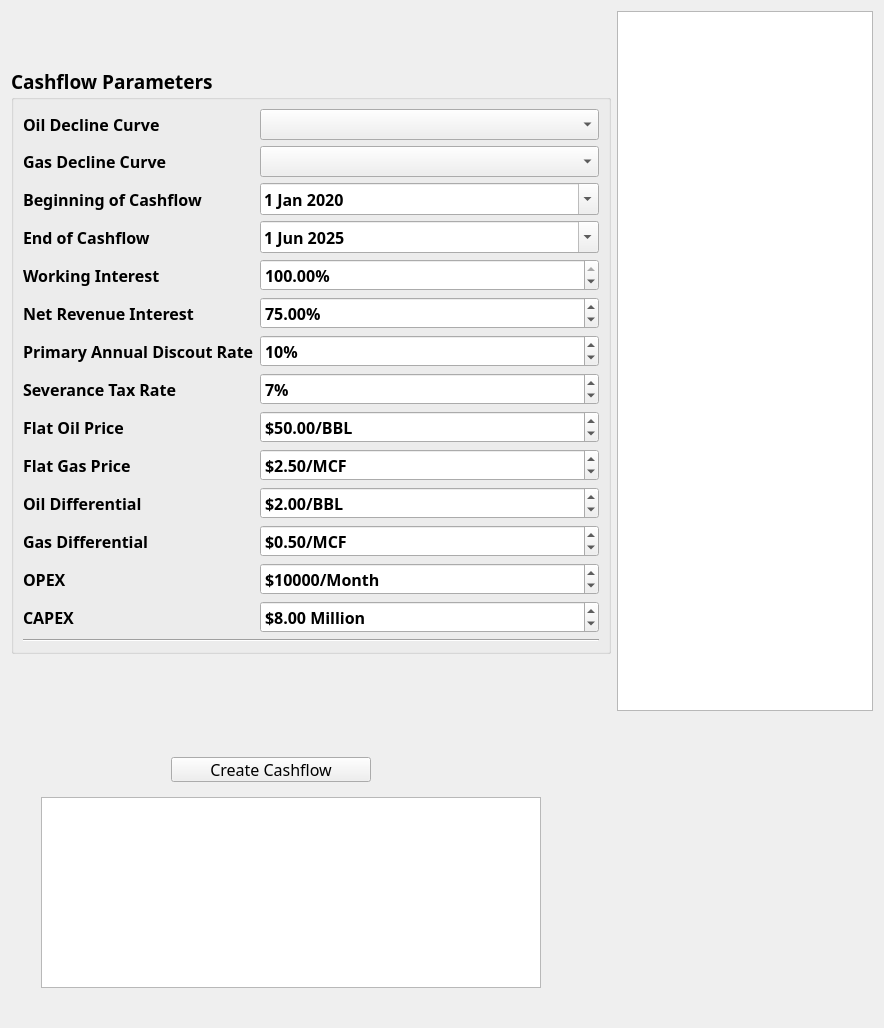
      <widget class="QWidget" name="tabCashflow">
       <property name="font">
        <font>
         <family>Cascadia Code</family>
         <pointsize>10</pointsize>
        </font>
       </property>
       <attribute name="icon">
        <iconset>
         <normaloff>../../resources/4288564 - banking business cash income money.png</normaloff>../../resources/4288564 - banking business cash income money.png</iconset>
       </attribute>
       <attribute name="title">
        <string>Cashflow</string>
       </attribute>
       <layout class="QGridLayout" name="gridLayout_3">
        <item row="0" column="0">
         <widget class="QGroupBox" name="groupBoxCashflowSetup">
          <property name="sizePolicy">
           <sizepolicy hsizetype="Fixed" vsizetype="Fixed">
            <horstretch>0</horstretch>
            <verstretch>0</verstretch>
           </sizepolicy>
          </property>
          <property name="minimumSize">
           <size>
            <width>600</width>
            <height>400</height>
           </size>
          </property>
          <property name="maximumSize">
           <size>
            <width>400</width>
            <height>16777215</height>
           </size>
          </property>
          <property name="font">
           <font>
            <family>Cascadia Code SemiBold</family>
            <pointsize>14</pointsize>
            <weight>75</weight>
            <bold>true</bold>
           </font>
          </property>
          <property name="title">
           <string>Cashflow Parameters</string>
          </property>
          <layout class="QFormLayout" name="formLayout">
           <item row="0" column="0">
            <widget class="QLabel" name="label_11">
             <property name="font">
              <font>
               <family>Cascadia Code SemiBold</family>
               <pointsize>12</pointsize>
               <weight>75</weight>
               <bold>true</bold>
              </font>
             </property>
             <property name="text">
              <string>Oil Decline Curve</string>
             </property>
            </widget>
           </item>
           <item row="0" column="1">
            <widget class="QComboBox" name="comboBoxOilDeclineCurve">
             <property name="sizePolicy">
              <sizepolicy hsizetype="Preferred" vsizetype="Fixed">
               <horstretch>0</horstretch>
               <verstretch>0</verstretch>
              </sizepolicy>
             </property>
             <property name="font">
              <font>
               <family>Cascadia Code</family>
               <pointsize>12</pointsize>
              </font>
             </property>
            </widget>
           </item>
           <item row="1" column="0">
            <widget class="QLabel" name="label_12">
             <property name="font">
              <font>
               <family>Cascadia Code SemiBold</family>
               <pointsize>12</pointsize>
               <weight>75</weight>
               <bold>true</bold>
              </font>
             </property>
             <property name="text">
              <string>Gas Decline Curve</string>
             </property>
            </widget>
           </item>
           <item row="1" column="1">
            <widget class="QComboBox" name="comboBoxGasDeclineCurve">
             <property name="sizePolicy">
              <sizepolicy hsizetype="Preferred" vsizetype="Fixed">
               <horstretch>0</horstretch>
               <verstretch>0</verstretch>
              </sizepolicy>
             </property>
             <property name="font">
              <font>
               <family>Cascadia Code</family>
               <pointsize>12</pointsize>
              </font>
             </property>
            </widget>
           </item>
           <item row="2" column="0">
            <widget class="QLabel" name="label_13">
             <property name="font">
              <font>
               <family>Cascadia Code SemiBold</family>
               <pointsize>12</pointsize>
               <weight>75</weight>
               <bold>true</bold>
              </font>
             </property>
             <property name="text">
              <string>Beginning of Cashflow</string>
             </property>
            </widget>
           </item>
           <item row="2" column="1">
            <widget class="QDateEdit" name="dateEditCashflowStart">
             <property name="font">
              <font>
               <family>Cascadia Code</family>
               <pointsize>12</pointsize>
              </font>
             </property>
             <property name="toolTip">
              <string>&lt;html&gt;&lt;head/&gt;&lt;body&gt;&lt;p&gt;Automatically set as first date in production data&lt;/p&gt;&lt;/body&gt;&lt;/html&gt;</string>
             </property>
             <property name="calendarPopup">
              <bool>true</bool>
             </property>
             <property name="date">
              <date>
               <year>2020</year>
               <month>1</month>
               <day>1</day>
              </date>
             </property>
            </widget>
           </item>
           <item row="4" column="0">
            <widget class="QLabel" name="label_14">
             <property name="font">
              <font>
               <family>Cascadia Code SemiBold</family>
               <pointsize>12</pointsize>
               <weight>75</weight>
               <bold>true</bold>
              </font>
             </property>
             <property name="text">
              <string>Working Interest</string>
             </property>
            </widget>
           </item>
           <item row="4" column="1">
            <widget class="QDoubleSpinBox" name="doubleSpinBoxWorkingInterest">
             <property name="font">
              <font>
               <family>Cascadia Code</family>
               <pointsize>12</pointsize>
              </font>
             </property>
             <property name="suffix">
              <string>%</string>
             </property>
             <property name="maximum">
              <double>100.000000000000000</double>
             </property>
             <property name="value">
              <double>100.000000000000000</double>
             </property>
            </widget>
           </item>
           <item row="5" column="0">
            <widget class="QLabel" name="label_15">
             <property name="font">
              <font>
               <family>Cascadia Code SemiBold</family>
               <pointsize>12</pointsize>
               <weight>75</weight>
               <bold>true</bold>
              </font>
             </property>
             <property name="text">
              <string>Net Revenue Interest</string>
             </property>
            </widget>
           </item>
           <item row="5" column="1">
            <widget class="QDoubleSpinBox" name="doubleSpinBoxNetRevenueInterest">
             <property name="font">
              <font>
               <family>Cascadia Code</family>
               <pointsize>12</pointsize>
              </font>
             </property>
             <property name="suffix">
              <string>%</string>
             </property>
             <property name="maximum">
              <double>100.000000000000000</double>
             </property>
             <property name="value">
              <double>75.000000000000000</double>
             </property>
            </widget>
           </item>
           <item row="6" column="0">
            <widget class="QLabel" name="label_16">
             <property name="font">
              <font>
               <family>Cascadia Code SemiBold</family>
               <pointsize>12</pointsize>
               <weight>75</weight>
               <bold>true</bold>
              </font>
             </property>
             <property name="text">
              <string>Primary Annual Discout Rate</string>
             </property>
            </widget>
           </item>
           <item row="6" column="1">
            <widget class="QSpinBox" name="spinBoxDiscountRate">
             <property name="font">
              <font>
               <family>Cascadia Code</family>
               <pointsize>12</pointsize>
              </font>
             </property>
             <property name="suffix">
              <string>%</string>
             </property>
             <property name="value">
              <number>10</number>
             </property>
            </widget>
           </item>
           <item row="7" column="0">
            <widget class="QLabel" name="label_17">
             <property name="font">
              <font>
               <family>Cascadia Code SemiBold</family>
               <pointsize>12</pointsize>
               <weight>75</weight>
               <bold>true</bold>
              </font>
             </property>
             <property name="text">
              <string>Severance Tax Rate</string>
             </property>
            </widget>
           </item>
           <item row="7" column="1">
            <widget class="QSpinBox" name="spinBoxSeveranceTax">
             <property name="font">
              <font>
               <family>Cascadia Code</family>
               <pointsize>12</pointsize>
              </font>
             </property>
             <property name="suffix">
              <string>%</string>
             </property>
             <property name="prefix">
              <string/>
             </property>
             <property name="value">
              <number>7</number>
             </property>
            </widget>
           </item>
           <item row="8" column="0">
            <widget class="QLabel" name="label_18">
             <property name="font">
              <font>
               <family>Cascadia Code SemiBold</family>
               <pointsize>12</pointsize>
               <weight>75</weight>
               <bold>true</bold>
              </font>
             </property>
             <property name="text">
              <string>Flat Oil Price</string>
             </property>
            </widget>
           </item>
           <item row="8" column="1">
            <widget class="QDoubleSpinBox" name="doubleSpinBoxOilPrice">
             <property name="font">
              <font>
               <family>Cascadia Code</family>
               <pointsize>12</pointsize>
              </font>
             </property>
             <property name="prefix">
              <string>$</string>
             </property>
             <property name="suffix">
              <string>/BBL</string>
             </property>
             <property name="value">
              <double>50.000000000000000</double>
             </property>
            </widget>
           </item>
           <item row="9" column="0">
            <widget class="QLabel" name="label_19">
             <property name="font">
              <font>
               <family>Cascadia Code SemiBold</family>
               <pointsize>12</pointsize>
               <weight>75</weight>
               <bold>true</bold>
              </font>
             </property>
             <property name="text">
              <string>Flat Gas Price</string>
             </property>
            </widget>
           </item>
           <item row="9" column="1">
            <widget class="QDoubleSpinBox" name="doubleSpinBoxGasPrice">
             <property name="font">
              <font>
               <family>Cascadia Code</family>
               <pointsize>12</pointsize>
              </font>
             </property>
             <property name="prefix">
              <string>$</string>
             </property>
             <property name="suffix">
              <string>/MCF</string>
             </property>
             <property name="singleStep">
              <double>0.100000000000000</double>
             </property>
             <property name="value">
              <double>2.500000000000000</double>
             </property>
            </widget>
           </item>
           <item row="10" column="0">
            <widget class="QLabel" name="label_20">
             <property name="font">
              <font>
               <family>Cascadia Code SemiBold</family>
               <pointsize>12</pointsize>
               <weight>75</weight>
               <bold>true</bold>
              </font>
             </property>
             <property name="text">
              <string>Oil Differential</string>
             </property>
            </widget>
           </item>
           <item row="10" column="1">
            <widget class="QDoubleSpinBox" name="doubleSpinBoxOilDiff">
             <property name="font">
              <font>
               <family>Cascadia Code</family>
               <pointsize>12</pointsize>
              </font>
             </property>
             <property name="prefix">
              <string>$</string>
             </property>
             <property name="suffix">
              <string>/BBL</string>
             </property>
             <property name="singleStep">
              <double>0.500000000000000</double>
             </property>
             <property name="value">
              <double>2.000000000000000</double>
             </property>
            </widget>
           </item>
           <item row="11" column="0">
            <widget class="QLabel" name="label_21">
             <property name="font">
              <font>
               <family>Cascadia Code SemiBold</family>
               <pointsize>12</pointsize>
               <weight>75</weight>
               <bold>true</bold>
              </font>
             </property>
             <property name="text">
              <string>Gas Differential</string>
             </property>
            </widget>
           </item>
           <item row="11" column="1">
            <widget class="QDoubleSpinBox" name="doubleSpinBoxGasDiff">
             <property name="font">
              <font>
               <family>Cascadia Code</family>
               <pointsize>12</pointsize>
              </font>
             </property>
             <property name="prefix">
              <string>$</string>
             </property>
             <property name="suffix">
              <string>/MCF</string>
             </property>
             <property name="singleStep">
              <double>0.500000000000000</double>
             </property>
             <property name="value">
              <double>0.500000000000000</double>
             </property>
            </widget>
           </item>
           <item row="12" column="0">
            <widget class="QLabel" name="label_22">
             <property name="font">
              <font>
               <family>Cascadia Code SemiBold</family>
               <pointsize>12</pointsize>
               <weight>75</weight>
               <bold>true</bold>
              </font>
             </property>
             <property name="text">
              <string>OPEX</string>
             </property>
            </widget>
           </item>
           <item row="12" column="1">
            <widget class="QSpinBox" name="spinBoxOPEX">
             <property name="font">
              <font>
               <family>Cascadia Code</family>
               <pointsize>12</pointsize>
              </font>
             </property>
             <property name="suffix">
              <string>/Month</string>
             </property>
             <property name="prefix">
              <string>$</string>
             </property>
             <property name="maximum">
              <number>100000</number>
             </property>
             <property name="singleStep">
              <number>500</number>
             </property>
             <property name="value">
              <number>10000</number>
             </property>
            </widget>
           </item>
           <item row="13" column="0">
            <widget class="QLabel" name="label_23">
             <property name="font">
              <font>
               <family>Cascadia Code SemiBold</family>
               <pointsize>12</pointsize>
               <weight>75</weight>
               <bold>true</bold>
              </font>
             </property>
             <property name="text">
              <string>CAPEX</string>
             </property>
            </widget>
           </item>
           <item row="13" column="1">
            <widget class="QDoubleSpinBox" name="doubleSpinBoxCAPEX">
             <property name="font">
              <font>
               <family>Cascadia Code</family>
               <pointsize>12</pointsize>
              </font>
             </property>
             <property name="prefix">
              <string>$</string>
             </property>
             <property name="suffix">
              <string> Million</string>
             </property>
             <property name="value">
              <double>8.000000000000000</double>
             </property>
            </widget>
           </item>
           <item row="14" column="0" colspan="2">
            <widget class="Line" name="line_3">
             <property name="orientation">
              <enum>Qt::Horizontal</enum>
             </property>
            </widget>
           </item>
           <item row="3" column="1">
            <widget class="QDateEdit" name="dateEditCashflowEnd">
             <property name="minimumSize">
              <size>
               <width>0</width>
               <height>18</height>
              </size>
             </property>
             <property name="font">
              <font>
               <family>Cascadia Code</family>
               <pointsize>12</pointsize>
               <weight>75</weight>
               <bold>true</bold>
              </font>
             </property>
             <property name="layoutDirection">
              <enum>Qt::LeftToRight</enum>
             </property>
             <property name="calendarPopup">
              <bool>true</bool>
             </property>
             <property name="date">
              <date>
               <year>2025</year>
               <month>6</month>
               <day>1</day>
              </date>
             </property>
            </widget>
           </item>
           <item row="3" column="0">
            <widget class="QLabel" name="label_25">
             <property name="font">
              <font>
               <family>Cascadia Code SemiBold</family>
               <pointsize>12</pointsize>
               <weight>75</weight>
               <bold>true</bold>
              </font>
             </property>
             <property name="text">
              <string>End of Cashflow</string>
             </property>
            </widget>
           </item>
          </layout>
         </widget>
        </item>
        <item row="1" column="0">
         <widget class="QWidget" name="widget" native="true">
          <property name="sizePolicy">
           <sizepolicy hsizetype="Fixed" vsizetype="Preferred">
            <horstretch>0</horstretch>
            <verstretch>0</verstretch>
           </sizepolicy>
          </property>
          <property name="minimumSize">
           <size>
            <width>600</width>
            <height>300</height>
           </size>
          </property>
          <widget class="QPushButton" name="pushButtonCreateCashflow">
           <property name="geometry">
            <rect>
             <x>160</x>
             <y>40</y>
             <width>200</width>
             <height>25</height>
            </rect>
           </property>
           <property name="sizePolicy">
            <sizepolicy hsizetype="Fixed" vsizetype="Fixed">
             <horstretch>0</horstretch>
             <verstretch>0</verstretch>
            </sizepolicy>
           </property>
           <property name="minimumSize">
            <size>
             <width>200</width>
             <height>0</height>
            </size>
           </property>
           <property name="maximumSize">
            <size>
             <width>250</width>
             <height>16777215</height>
            </size>
           </property>
           <property name="font">
            <font>
             <family>Cascadia Code</family>
             <pointsize>12</pointsize>
            </font>
           </property>
           <property name="text">
            <string>Create Cashflow</string>
           </property>
           <property name="icon">
            <iconset>
             <normaloff>../../resources/4288590 - objective sight target view vision.png</normaloff>../../resources/4288590 - objective sight target view vision.png</iconset>
           </property>
          </widget>
          <widget class="QTableView" name="tableViewSummaryValues">
           <property name="geometry">
            <rect>
             <x>30</x>
             <y>80</y>
             <width>500</width>
             <height>191</height>
            </rect>
           </property>
           <property name="sizePolicy">
            <sizepolicy hsizetype="Fixed" vsizetype="Fixed">
             <horstretch>0</horstretch>
             <verstretch>0</verstretch>
            </sizepolicy>
           </property>
           <property name="minimumSize">
            <size>
             <width>500</width>
             <height>150</height>
            </size>
           </property>
           <property name="font">
            <font>
             <family>Cascadia Code</family>
             <pointsize>10</pointsize>
            </font>
           </property>
           <property name="cursor" stdset="0">
            <cursorShape>ArrowCursor</cursorShape>
           </property>
           <property name="alternatingRowColors">
            <bool>true</bool>
           </property>
           <property name="showGrid">
            <bool>true</bool>
           </property>
           <property name="gridStyle">
            <enum>Qt::DashLine</enum>
           </property>
           <property name="sortingEnabled">
            <bool>false</bool>
           </property>
           <attribute name="horizontalHeaderVisible">
            <bool>false</bool>
           </attribute>
           <attribute name="horizontalHeaderCascadingSectionResizes">
            <bool>true</bool>
           </attribute>
           <attribute name="horizontalHeaderDefaultSectionSize">
            <number>150</number>
           </attribute>
           <attribute name="horizontalHeaderMinimumSectionSize">
            <number>150</number>
           </attribute>
           <attribute name="horizontalHeaderStretchLastSection">
            <bool>false</bool>
           </attribute>
          </widget>
         </widget>
        </item>
        <item row="0" column="1">
         <widget class="QTableView" name="tableViewCashflow">
          <property name="sizePolicy">
           <sizepolicy hsizetype="Expanding" vsizetype="Expanding">
            <horstretch>1</horstretch>
            <verstretch>1</verstretch>
           </sizepolicy>
          </property>
          <property name="minimumSize">
           <size>
            <width>200</width>
            <height>700</height>
           </size>
          </property>
          <property name="font">
           <font>
            <family>Cascadia Code</family>
            <pointsize>10</pointsize>
           </font>
          </property>
          <property name="alternatingRowColors">
           <bool>true</bool>
          </property>
          <property name="sortingEnabled">
           <bool>false</bool>
          </property>
          <attribute name="horizontalHeaderCascadingSectionResizes">
           <bool>true</bool>
          </attribute>
          <attribute name="horizontalHeaderDefaultSectionSize">
           <number>200</number>
          </attribute>
          <attribute name="horizontalHeaderMinimumSectionSize">
           <number>150</number>
          </attribute>
          <attribute name="horizontalHeaderStretchLastSection">
           <bool>true</bool>
          </attribute>
         </widget>
        </item>
       </layout>
      </widget>
